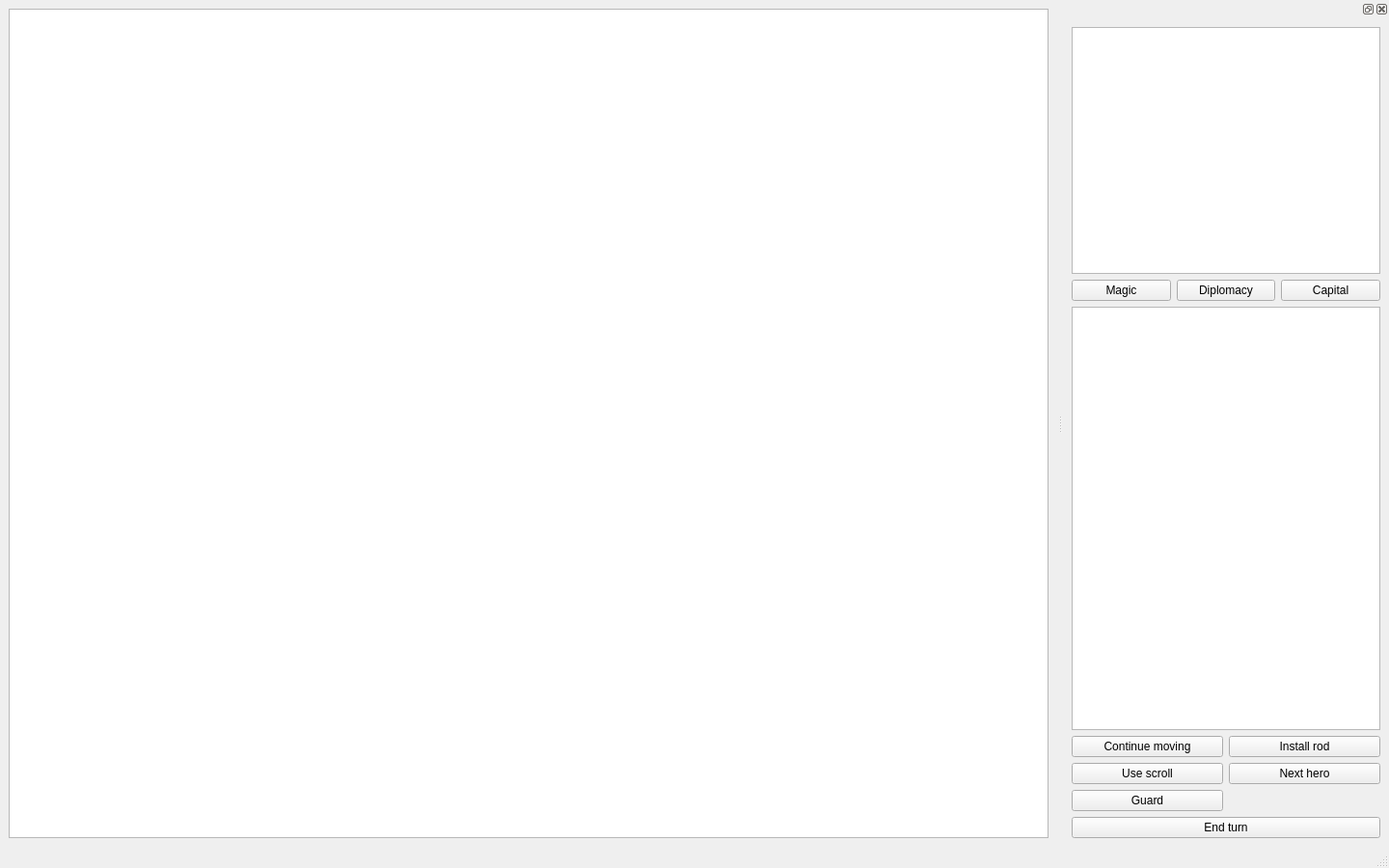
<?xml version="1.0" encoding="UTF-8"?>
<ui version="4.0">
 <class>MainWindow</class>
 <widget class="QMainWindow" name="MainWindow">
  <property name="geometry">
   <rect>
    <x>0</x>
    <y>0</y>
    <width>1440</width>
    <height>900</height>
   </rect>
  </property>
  <property name="sizePolicy">
   <sizepolicy hsizetype="Maximum" vsizetype="Maximum">
    <horstretch>0</horstretch>
    <verstretch>0</verstretch>
   </sizepolicy>
  </property>
  <property name="minimumSize">
   <size>
    <width>1280</width>
    <height>768</height>
   </size>
  </property>
  <property name="windowTitle">
   <string>NotAGame</string>
  </property>
  <property name="layoutDirection">
   <enum>Qt::LeftToRight</enum>
  </property>
  <widget class="QWidget" name="centralwidget">
   <layout class="QHBoxLayout" name="horizontalLayout_2">
    <item>
     <widget class="MapView" name="GlobalMapView">
      <property name="mouseTracking">
       <bool>true</bool>
      </property>
      <property name="dragMode">
       <enum>QGraphicsView::ScrollHandDrag</enum>
      </property>
     </widget>
    </item>
   </layout>
  </widget>
  <widget class="QMenuBar" name="menubar">
   <property name="geometry">
    <rect>
     <x>0</x>
     <y>0</y>
     <width>1440</width>
     <height>28</height>
    </rect>
   </property>
  </widget>
  <widget class="QStatusBar" name="statusbar"/>
  <widget class="QDockWidget" name="dockWidget_2">
   <property name="sizePolicy">
    <sizepolicy hsizetype="Fixed" vsizetype="Preferred">
     <horstretch>0</horstretch>
     <verstretch>0</verstretch>
    </sizepolicy>
   </property>
   <attribute name="dockWidgetArea">
    <number>2</number>
   </attribute>
   <widget class="QWidget" name="dockWidgetContents_2">
    <layout class="QVBoxLayout" name="verticalLayout_2">
     <item>
      <layout class="QVBoxLayout" name="verticalLayout">
       <item>
        <widget class="QGraphicsView" name="graphicsView_2">
         <property name="sizePolicy">
          <sizepolicy hsizetype="Fixed" vsizetype="Fixed">
           <horstretch>0</horstretch>
           <verstretch>0</verstretch>
          </sizepolicy>
         </property>
         <property name="minimumSize">
          <size>
           <width>320</width>
           <height>256</height>
          </size>
         </property>
        </widget>
       </item>
       <item>
        <layout class="QHBoxLayout" name="horizontalLayout">
         <item>
          <widget class="QPushButton" name="btnMagic">
           <property name="text">
            <string>Magic</string>
           </property>
          </widget>
         </item>
         <item>
          <widget class="QPushButton" name="btnDiplomacy">
           <property name="text">
            <string>Diplomacy</string>
           </property>
          </widget>
         </item>
         <item>
          <widget class="QPushButton" name="btnCapital">
           <property name="text">
            <string>Capital</string>
           </property>
          </widget>
         </item>
        </layout>
       </item>
       <item>
        <widget class="QListWidget" name="listWidget">
         <property name="sizePolicy">
          <sizepolicy hsizetype="Expanding" vsizetype="Expanding">
           <horstretch>0</horstretch>
           <verstretch>0</verstretch>
          </sizepolicy>
         </property>
        </widget>
       </item>
       <item>
        <layout class="QGridLayout" name="gridLayout_2">
         <item row="0" column="0">
          <widget class="QPushButton" name="btnContinueMovement">
           <property name="text">
            <string>Continue moving</string>
           </property>
          </widget>
         </item>
         <item row="2" column="0">
          <widget class="QPushButton" name="btnGuard">
           <property name="text">
            <string>Guard</string>
           </property>
          </widget>
         </item>
         <item row="0" column="1">
          <widget class="QPushButton" name="btnInstallRod">
           <property name="text">
            <string>Install rod</string>
           </property>
          </widget>
         </item>
         <item row="3" column="0" colspan="2">
          <widget class="QPushButton" name="btnEndTurn">
           <property name="text">
            <string>End turn</string>
           </property>
          </widget>
         </item>
         <item row="1" column="0">
          <widget class="QPushButton" name="btnUseScroll">
           <property name="text">
            <string>Use scroll</string>
           </property>
          </widget>
         </item>
         <item row="1" column="1">
          <widget class="QPushButton" name="btnNextHero">
           <property name="text">
            <string>Next hero</string>
           </property>
          </widget>
         </item>
        </layout>
       </item>
      </layout>
     </item>
    </layout>
   </widget>
  </widget>
 </widget>
 <customwidgets>
  <customwidget>
   <class>MapView</class>
   <extends>QGraphicsView</extends>
   <header>mainwindow.h</header>
  </customwidget>
 </customwidgets>
 <resources/>
 <connections/>
</ui>
